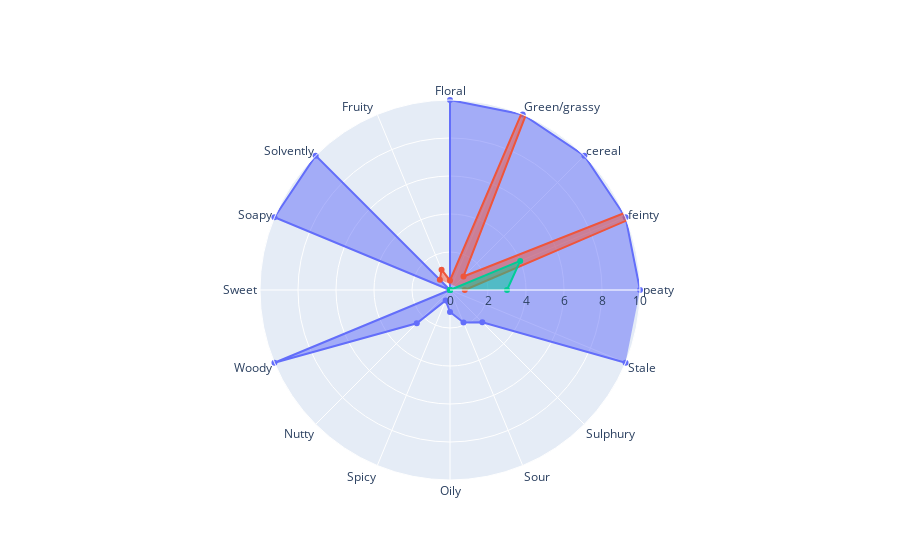

Notebook code for this chart:
### Code cell
import plotly.graph_objects as go

fig = go.Figure()

fig.add_trace(go.Scatterpolar(
  r=(plot_fuzzy_OSA["Intensities"]),
  theta=list(plot_fuzzy_OSA.index),
  fill="toself",
  name='ms fuzzy'
))
fig.add_trace(go.Scatterpolar(
  r=([ 0.7776613, 23.58432344,1.00636248, 16.65879529, 0.50338256,  1.16029695,  0.75458068]),
  theta=list(plot_fuzzy_OSA.index),
  fill="toself",
  name='ms binary'
))
fig.add_trace(go.Scatterpolar(
  r=([3,4,0,0,0,0,0]),
  theta=list(plot_fuzzy_OSA.index),
  fill="toself",
  name='panelist 1'
))

fig.update_layout(
  polar=dict(
    radialaxis=dict(
      visible=True,
       range=[0, 10]
    ),
  ),
  showlegend=False
)

fig.show()

### Figure 1 — Plotly figure (JSON) as saved in the notebook; plotly's stock layout.template omitted (floating-point values rounded to 4 significant figures)
{"data": [{"fill": "toself", "name": "ms fuzzy", "r": [10, 10, 10, 10, 10, 0.0004224, 10, 10, 0.005449, 10, 2.472, 0.5954, 1.157, 1.857, 2.407, 10], "theta": ["peaty", "feinty", "cereal", "Green/grassy", "Floral", "Fruity ", "Solvently", "Soapy", "Sweet", "Woody", "Nutty", "Spicy", "Oily", "Sour", "Sulphury", "Stale"], "type": "scatterpolar"}, {"fill": "toself", "name": "ms binary", "r": [0.7777, 23.58, 1.006, 16.66, 0.5034, 1.16, 0.7546], "theta": ["peaty", "feinty", "cereal", "Green/grassy", "Floral", "Fruity ", "Solvently", "Soapy", "Sweet", "Woody", "Nutty", "Spicy", "Oily", "Sour", "Sulphury", "Stale"], "type": "scatterpolar"}, {"fill": "toself", "name": "panelist 1", "r": [3, 4, 0, 0, 0, 0, 0], "theta": ["peaty", "feinty", "cereal", "Green/grassy", "Floral", "Fruity ", "Solvently", "Soapy", "Sweet", "Woody", "Nutty", "Spicy", "Oily", "Sour", "Sulphury", "Stale"], "type": "scatterpolar"}], "layout": {"polar": {"radialaxis": {"range": [0, 10], "visible": true}}, "showlegend": false}}
